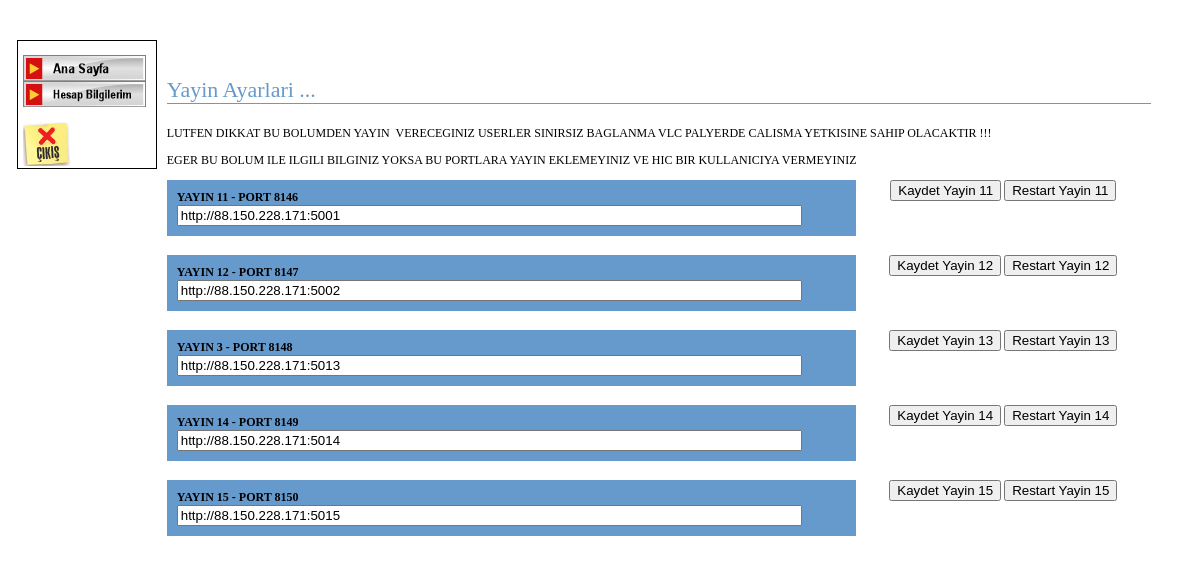
/var/html/nejat/paylasd.php (signed in), run on the app's committed database.
### tables this page shows
CREATE TABLE `stream` (
  `id` bigint(20) NOT NULL AUTO_INCREMENT,
  `stream_server` varchar(200) NOT NULL DEFAULT '',
  PRIMARY KEY (`id`)
);

### var/html/nejat/paylasd.php (the view, shortened to what this page needs)
<?php
$rs_settings11 = mysql_query("select * from stream WHERE id='11' ");
$rs_settings12 = mysql_query("select * from stream WHERE id='12' ");
$rs_settings13 = mysql_query("select * from stream WHERE id='13' ");
$rs_settings14 = mysql_query("select * from stream WHERE id='14' ");
$rs_settings15 = mysql_query("select * from stream WHERE id='15' ");
?>
<html>
<head>
<link href="styles.css" rel="stylesheet" type="text/css">
</head>
<body>
<table width="100%" border="0" cellspacing="0" cellpadding="5" class="main">
  <tr>
    <td colspan="3">&nbsp;</td>
  </tr>
  <tr>
    <td width="160" valign="top"><?php
if (isset($_SESSION['user_id'])) {?>
<div class="myaccount">
  <a href="myaccount.php"><img src="ana.gif" alt=""></a><br>
  <a href="mysettings.php"><img src="pro.gif" alt=""></a><br>
<?php }
?>
  <br><a href="logout.php"><img src="cik.gif" alt=""></a>
</td>
    <td width="3500" valign="top"><p>&nbsp;</p>
<h3 class="titlehdr">Yayin Ayarlari ...</h3>
<p>LUTFEN DIKKAT BU BOLUMDEN YAYIN &nbsp;VERECEGINIZ USERLER SINIRSIZ BAGLANMA VLC PALYERDE CALISMA YETKISINE SAHIP OLACAKTIR !!!</p>
<p>EGER BU BOLUM ILE ILGILI BILGINIZ YOKSA  BU PORTLARA YAYIN EKLEMEYINIZ VE HIC BIR KULLANICIYA VERMEYINIZ</p>
          <?php while ($row_settings = mysql_fetch_array($rs_settings11)) {?>
      <form action="paylas.php" method="post" name="myform" id="myform">
        <table width="70%" border="0" align="left" cellpadding="3" cellspacing="3" class="forms">
          <tr>
            <td colspan="2"><strong>YAYIN 11 - PORT 8146</strong><br> <input name="yayin11" type="text" id="yayin11"  class="required" value="<?php echo $row_settings['stream_server']; ?>" size="75">
          </tr>
<?php } ?>
        </table>
        <p align="center">
          <input name="doSave" type="submit" id="doSave" value="Kaydet Yayin 11">
          <input name="doSave" type="submit" id="doSave" value="Restart Yayin 11">
      </form>
     <br>
     <br>
          <?php while ($row_settings = mysql_fetch_array($rs_settings12)) {?>
      <form action="paylas.php" method="post" name="myform" id="myform">
        <table width="70%" border="0" align="left" cellpadding="3" cellspacing="3" class="forms">
          <tr>
            <td colspan="2"><strong>YAYIN 12 - PORT 8147</strong><br> <input name="yayin12" type="text" id="yayin12"  class="required" value="<?php echo $row_settings['stream_server']; ?>" size="75">
          </tr>
<?php } ?>
        </table>
        <p align="center">
          <input name="doSave" type="submit" id="doSave" value="Kaydet Yayin 12">
          <input name="doSave" type="submit" id="doSave" value="Restart Yayin 12">
      </form>
 <br>
     <br>
<?php while ($row_settings = mysql_fetch_array($rs_settings13)) {?>
      <form action="paylas.php" method="post" name="myform" id="myform">
        <table width="70%" border="0" align="left" cellpadding="3" cellspacing="3" class="forms">
          <tr>
            <td colspan="2"><strong>YAYIN 3 - PORT 8148</strong><br> <input name="yayin13" type="text" id="yayin13"  class="required" value="<?php echo $row_settings['stream_server']; ?>" size="75">
          </tr>
<?php } ?>
        </table>
        <p align="center">
          <input name="doSave" type="submit" id="doSave" value="Kaydet Yayin 13">
          <input name="doSave" type="submit" id="doSave" value="Restart Yayin 13">
      </form>
<br>
     <br>
<?php while ($row_settings = mysql_fetch_array($rs_settings14)) {?>
      <form action="paylas.php" method="post" name="myform" id="myform">
        <table width="70%" border="0" align="left" cellpadding="3" cellspacing="3" class="forms">
          <tr>
            <td colspan="2"><strong>YAYIN 14 - PORT 8149</strong><br> <input name="yayin14" type="text" id="yayin14"  class="required" value="<?php echo $row_settings['stream_server']; ?>" size="75">
          </tr>
<?php } ?>
        </table>
        <p align="center">
          <input name="doSave" type="submit" id="doSave" value="Kaydet Yayin 14">
          <input name="doSave" type="submit" id="doSave" value="Restart Yayin 14">
      </form>
 <br>
     <br>
<?php while ($row_settings = mysql_fetch_array($rs_settings15)) {?>
      <form action="paylas.php" method="post" name="myform" id="myform">
        <table width="70%" border="0" align="left" cellpadding="3" cellspacing="3" class="forms">
          <tr>
            <td colspan="2"><strong>YAYIN 15 - PORT 8150</strong><br> <input name="yayin15" type="text" id="yayin15"  class="required" value="<?php echo $row_settings['stream_server']; ?>" size="75">
          </tr>
<?php } ?>
        </table>
        <p align="center">
          <input name="doSave" type="submit" id="doSave" value="Kaydet Yayin 15">
          <input name="doSave" type="submit" id="doSave" value="Restart Yayin 15">
      </form>
 <br>
     <br>
 <br>
     <br>
      <p align="right">&nbsp; </p></td>
    <td width="196" valign="top">&nbsp;</td>
  </tr>
</table>
<br><center></a><body background="panelli.jpg"><br></center>
</body>
</html>

### var/html/nejat/styles.css (style rules this page uses)
.forms { background-color: #6699CC; font: normal 12px verdana; padding: 3px; border: 1px solid #6699CC; }
.myaccount { background-color: ; font: normal 12px verdana; padding: 2px 5px; border: 1px solid ; }
a { color: #6699CC; }
.main { font: normal 12px verdana; padding: 2px; margin: 2px; }
.titlehdr { font: normal 22px verdana; color: #6699CC; border-bottom: 1px solid #6699CC; }

### data on the page
stream: yayin11 "http://88.150.228.171:5001"
stream: yayin12 "http://88.150.228.171:5002"
stream: yayin13 "http://88.150.228.171:5013"
stream: yayin14 "http://88.150.228.171:5014"
stream: yayin15 "http://88.150.228.171:5015"
